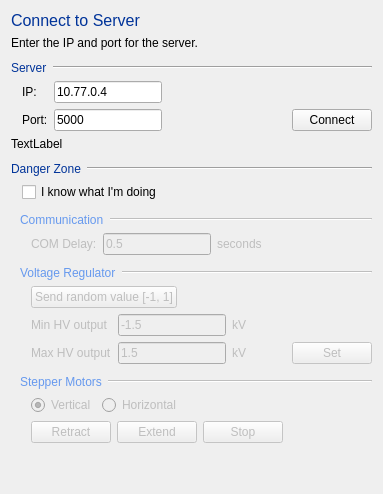
      <widget class="QWidget" name="tab_3">
       <attribute name="title">
        <string>Communication</string>
       </attribute>
       <layout class="QVBoxLayout" name="verticalLayout_12">
        <item>
         <widget class="QLabel" name="label_42">
          <property name="font">
           <font>
            <pointsize>12</pointsize>
           </font>
          </property>
          <property name="styleSheet">
           <string notr="true">::enabled {
color:#003399;
font-size:12pt;
}
::!enabled {
color: #6699EE;
font-size:12pt;
}</string>
          </property>
          <property name="frameShape">
           <enum>QFrame::NoFrame</enum>
          </property>
          <property name="text">
           <string>Connect to Server</string>
          </property>
         </widget>
        </item>
        <item>
         <widget class="QLabel" name="label_54">
          <property name="font">
           <font>
            <pointsize>9</pointsize>
           </font>
          </property>
          <property name="text">
           <string>Enter the IP and port for the server.</string>
          </property>
         </widget>
        </item>
        <item>
         <layout class="QHBoxLayout" name="horizontalLayout_12">
          <property name="topMargin">
           <number>5</number>
          </property>
          <item>
           <widget class="QLabel" name="label_25">
            <property name="sizePolicy">
             <sizepolicy hsizetype="Maximum" vsizetype="Preferred">
              <horstretch>0</horstretch>
              <verstretch>0</verstretch>
             </sizepolicy>
            </property>
            <property name="font">
             <font>
              <pointsize>9</pointsize>
             </font>
            </property>
            <property name="styleSheet">
             <string notr="true">::enabled {
color:#003399
}
::!enabled {
color: #6699EE;
}</string>
            </property>
            <property name="text">
             <string>Server</string>
            </property>
           </widget>
          </item>
          <item>
           <widget class="Line" name="line_10">
            <property name="orientation">
             <enum>Qt::Horizontal</enum>
            </property>
           </widget>
          </item>
         </layout>
        </item>
        <item>
         <layout class="QGridLayout" name="gridLayout_8">
          <property name="leftMargin">
           <number>11</number>
          </property>
          <item row="0" column="0">
           <widget class="QLabel" name="label_39">
            <property name="font">
             <font>
              <pointsize>9</pointsize>
             </font>
            </property>
            <property name="text">
             <string>IP:</string>
            </property>
           </widget>
          </item>
          <item row="0" column="1">
           <widget class="QLineEdit" name="txtIP">
            <property name="sizePolicy">
             <sizepolicy hsizetype="Minimum" vsizetype="Fixed">
              <horstretch>0</horstretch>
              <verstretch>0</verstretch>
             </sizepolicy>
            </property>
            <property name="font">
             <font>
              <pointsize>9</pointsize>
             </font>
            </property>
            <property name="inputMask">
             <string/>
            </property>
            <property name="text">
             <string>10.77.0.4</string>
            </property>
            <property name="alignment">
             <set>Qt::AlignLeading|Qt::AlignLeft|Qt::AlignVCenter</set>
            </property>
           </widget>
          </item>
          <item row="1" column="1">
           <widget class="QLineEdit" name="txtPort">
            <property name="sizePolicy">
             <sizepolicy hsizetype="Minimum" vsizetype="Fixed">
              <horstretch>0</horstretch>
              <verstretch>0</verstretch>
             </sizepolicy>
            </property>
            <property name="font">
             <font>
              <pointsize>9</pointsize>
             </font>
            </property>
            <property name="text">
             <string>5000</string>
            </property>
            <property name="alignment">
             <set>Qt::AlignLeading|Qt::AlignLeft|Qt::AlignVCenter</set>
            </property>
           </widget>
          </item>
          <item row="1" column="0">
           <widget class="QLabel" name="label_40">
            <property name="font">
             <font>
              <pointsize>9</pointsize>
             </font>
            </property>
            <property name="text">
             <string>Port:</string>
            </property>
           </widget>
          </item>
          <item row="1" column="3">
           <widget class="QPushButton" name="btnConnect">
            <property name="font">
             <font>
              <pointsize>9</pointsize>
             </font>
            </property>
            <property name="text">
             <string>Connect</string>
            </property>
           </widget>
          </item>
          <item row="1" column="2">
           <spacer name="horizontalSpacer_8">
            <property name="orientation">
             <enum>Qt::Horizontal</enum>
            </property>
            <property name="sizeType">
             <enum>QSizePolicy::MinimumExpanding</enum>
            </property>
            <property name="sizeHint" stdset="0">
             <size>
              <width>40</width>
              <height>20</height>
             </size>
            </property>
           </spacer>
          </item>
         </layout>
        </item>
        <item>
         <widget class="QLabel" name="lblServerMsg">
          <property name="font">
           <font>
            <pointsize>9</pointsize>
           </font>
          </property>
          <property name="text">
           <string>TextLabel</string>
          </property>
         </widget>
        </item>
        <item>
         <layout class="QHBoxLayout" name="horizontalLayout_23">
          <property name="topMargin">
           <number>5</number>
          </property>
          <item>
           <widget class="QLabel" name="label_38">
            <property name="sizePolicy">
             <sizepolicy hsizetype="Maximum" vsizetype="Preferred">
              <horstretch>0</horstretch>
              <verstretch>0</verstretch>
             </sizepolicy>
            </property>
            <property name="font">
             <font>
              <pointsize>9</pointsize>
             </font>
            </property>
            <property name="styleSheet">
             <string notr="true">::enabled {
color:#003399
}
::!enabled {
color: #6699EE;
}</string>
            </property>
            <property name="text">
             <string>Danger Zone</string>
            </property>
           </widget>
          </item>
          <item>
           <widget class="Line" name="line_11">
            <property name="orientation">
             <enum>Qt::Horizontal</enum>
            </property>
           </widget>
          </item>
         </layout>
        </item>
        <item>
         <layout class="QHBoxLayout" name="horizontalLayout_3">
          <property name="leftMargin">
           <number>11</number>
          </property>
          <item>
           <widget class="QCheckBox" name="chkDanger">
            <property name="font">
             <font>
              <pointsize>9</pointsize>
             </font>
            </property>
            <property name="text">
             <string>I know what I'm doing</string>
            </property>
           </widget>
          </item>
          <item>
           <spacer name="horizontalSpacer_4">
            <property name="orientation">
             <enum>Qt::Horizontal</enum>
            </property>
            <property name="sizeHint" stdset="0">
             <size>
              <width>40</width>
              <height>20</height>
             </size>
            </property>
           </spacer>
          </item>
         </layout>
        </item>
        <item>
         <widget class="QFrame" name="gbDanger">
          <property name="enabled">
           <bool>false</bool>
          </property>
          <property name="frameShape">
           <enum>QFrame::NoFrame</enum>
          </property>
          <property name="frameShadow">
           <enum>QFrame::Raised</enum>
          </property>
          <layout class="QVBoxLayout" name="verticalLayout_11">
           <property name="topMargin">
            <number>0</number>
           </property>
           <property name="rightMargin">
            <number>0</number>
           </property>
           <property name="bottomMargin">
            <number>0</number>
           </property>
           <item>
            <layout class="QHBoxLayout" name="horizontalLayout_24">
             <property name="topMargin">
              <number>5</number>
             </property>
             <item>
              <widget class="QLabel" name="label_41">
               <property name="sizePolicy">
                <sizepolicy hsizetype="Maximum" vsizetype="Preferred">
                 <horstretch>0</horstretch>
                 <verstretch>0</verstretch>
                </sizepolicy>
               </property>
               <property name="font">
                <font>
                 <pointsize>9</pointsize>
                </font>
               </property>
               <property name="styleSheet">
                <string notr="true">::enabled {
color:#003399
}
::!enabled {
color: #6699EE;
}</string>
               </property>
               <property name="text">
                <string>Communication</string>
               </property>
              </widget>
             </item>
             <item>
              <widget class="Line" name="line_12">
               <property name="orientation">
                <enum>Qt::Horizontal</enum>
               </property>
              </widget>
             </item>
            </layout>
           </item>
           <item>
            <layout class="QHBoxLayout" name="horizontalLayout_20">
             <property name="leftMargin">
              <number>11</number>
             </property>
             <item>
              <widget class="QLabel" name="lblScanComDelay">
               <property name="font">
                <font>
                 <pointsize>9</pointsize>
                </font>
               </property>
               <property name="text">
                <string>COM Delay:</string>
               </property>
              </widget>
             </item>
             <item>
              <widget class="QLineEdit" name="txtScanComDelay">
               <property name="sizePolicy">
                <sizepolicy hsizetype="Minimum" vsizetype="Fixed">
                 <horstretch>0</horstretch>
                 <verstretch>0</verstretch>
                </sizepolicy>
               </property>
               <property name="font">
                <font>
                 <pointsize>9</pointsize>
                </font>
               </property>
               <property name="text">
                <string>0.5</string>
               </property>
               <property name="alignment">
                <set>Qt::AlignLeading|Qt::AlignLeft|Qt::AlignVCenter</set>
               </property>
              </widget>
             </item>
             <item>
              <widget class="QLabel" name="lblScanComDelayUnit">
               <property name="font">
                <font>
                 <pointsize>9</pointsize>
                </font>
               </property>
               <property name="text">
                <string>seconds</string>
               </property>
              </widget>
             </item>
             <item>
              <spacer name="horizontalSpacer_7">
               <property name="orientation">
                <enum>Qt::Horizontal</enum>
               </property>
               <property name="sizeHint" stdset="0">
                <size>
                 <width>40</width>
                 <height>20</height>
                </size>
               </property>
              </spacer>
             </item>
            </layout>
           </item>
           <item>
            <layout class="QHBoxLayout" name="horizontalLayout_25">
             <property name="topMargin">
              <number>5</number>
             </property>
             <item>
              <widget class="QLabel" name="label_51">
               <property name="sizePolicy">
                <sizepolicy hsizetype="Maximum" vsizetype="Preferred">
                 <horstretch>0</horstretch>
                 <verstretch>0</verstretch>
                </sizepolicy>
               </property>
               <property name="font">
                <font>
                 <pointsize>9</pointsize>
                </font>
               </property>
               <property name="styleSheet">
                <string notr="true">::enabled {
color:#003399
}
::!enabled {
color: #6699EE;
}</string>
               </property>
               <property name="text">
                <string>Voltage Regulator</string>
               </property>
              </widget>
             </item>
             <item>
              <widget class="Line" name="line_13">
               <property name="orientation">
                <enum>Qt::Horizontal</enum>
               </property>
              </widget>
             </item>
            </layout>
           </item>
           <item>
            <layout class="QHBoxLayout" name="horizontalLayout_14">
             <property name="leftMargin">
              <number>11</number>
             </property>
             <item>
              <widget class="QPushButton" name="btnVregTest">
               <property name="font">
                <font>
                 <pointsize>9</pointsize>
                </font>
               </property>
               <property name="text">
                <string>Send random value [-1, 1]</string>
               </property>
              </widget>
             </item>
             <item>
              <spacer name="horizontalSpacer_13">
               <property name="orientation">
                <enum>Qt::Horizontal</enum>
               </property>
               <property name="sizeHint" stdset="0">
                <size>
                 <width>40</width>
                 <height>20</height>
                </size>
               </property>
              </spacer>
             </item>
            </layout>
           </item>
           <item>
            <layout class="QGridLayout" name="gridLayout_6">
             <property name="leftMargin">
              <number>11</number>
             </property>
             <item row="0" column="2">
              <widget class="QLabel" name="label_23">
               <property name="font">
                <font>
                 <pointsize>9</pointsize>
                </font>
               </property>
               <property name="text">
                <string>kV</string>
               </property>
              </widget>
             </item>
             <item row="0" column="0">
              <widget class="QLabel" name="label_21">
               <property name="font">
                <font>
                 <pointsize>9</pointsize>
                </font>
               </property>
               <property name="text">
                <string>Min HV output</string>
               </property>
              </widget>
             </item>
             <item row="1" column="0">
              <widget class="QLabel" name="label_22">
               <property name="font">
                <font>
                 <pointsize>9</pointsize>
                </font>
               </property>
               <property name="text">
                <string>Max HV output</string>
               </property>
              </widget>
             </item>
             <item row="0" column="1">
              <widget class="QLineEdit" name="txtVregMin">
               <property name="sizePolicy">
                <sizepolicy hsizetype="Minimum" vsizetype="Fixed">
                 <horstretch>0</horstretch>
                 <verstretch>0</verstretch>
                </sizepolicy>
               </property>
               <property name="font">
                <font>
                 <pointsize>9</pointsize>
                </font>
               </property>
               <property name="styleSheet">
                <string notr="true"/>
               </property>
               <property name="text">
                <string>-1.5</string>
               </property>
               <property name="alignment">
                <set>Qt::AlignLeading|Qt::AlignLeft|Qt::AlignVCenter</set>
               </property>
              </widget>
             </item>
             <item row="1" column="1">
              <widget class="QLineEdit" name="txtVregMax">
               <property name="sizePolicy">
                <sizepolicy hsizetype="Minimum" vsizetype="Fixed">
                 <horstretch>0</horstretch>
                 <verstretch>0</verstretch>
                </sizepolicy>
               </property>
               <property name="font">
                <font>
                 <pointsize>9</pointsize>
                </font>
               </property>
               <property name="text">
                <string>1.5</string>
               </property>
               <property name="alignment">
                <set>Qt::AlignLeading|Qt::AlignLeft|Qt::AlignVCenter</set>
               </property>
              </widget>
             </item>
             <item row="1" column="2">
              <widget class="QLabel" name="label_24">
               <property name="font">
                <font>
                 <pointsize>9</pointsize>
                </font>
               </property>
               <property name="text">
                <string>kV</string>
               </property>
              </widget>
             </item>
             <item row="1" column="4">
              <widget class="QPushButton" name="btnSetVregLimits">
               <property name="sizePolicy">
                <sizepolicy hsizetype="Minimum" vsizetype="Fixed">
                 <horstretch>0</horstretch>
                 <verstretch>0</verstretch>
                </sizepolicy>
               </property>
               <property name="font">
                <font>
                 <pointsize>9</pointsize>
                </font>
               </property>
               <property name="text">
                <string>Set</string>
               </property>
              </widget>
             </item>
             <item row="1" column="3">
              <spacer name="horizontalSpacer_9">
               <property name="orientation">
                <enum>Qt::Horizontal</enum>
               </property>
               <property name="sizeType">
                <enum>QSizePolicy::MinimumExpanding</enum>
               </property>
               <property name="sizeHint" stdset="0">
                <size>
                 <width>40</width>
                 <height>20</height>
                </size>
               </property>
              </spacer>
             </item>
            </layout>
           </item>
           <item>
            <layout class="QHBoxLayout" name="horizontalLayout_26">
             <property name="topMargin">
              <number>5</number>
             </property>
             <item>
              <widget class="QLabel" name="label_53">
               <property name="sizePolicy">
                <sizepolicy hsizetype="Maximum" vsizetype="Preferred">
                 <horstretch>0</horstretch>
                 <verstretch>0</verstretch>
                </sizepolicy>
               </property>
               <property name="font">
                <font>
                 <pointsize>9</pointsize>
                </font>
               </property>
               <property name="styleSheet">
                <string notr="true">::enabled {
color:#003399
}
::!enabled {
color: #6699EE;
}</string>
               </property>
               <property name="text">
                <string>Stepper Motors</string>
               </property>
              </widget>
             </item>
             <item>
              <widget class="Line" name="line_14">
               <property name="orientation">
                <enum>Qt::Horizontal</enum>
               </property>
              </widget>
             </item>
            </layout>
           </item>
           <item>
            <layout class="QHBoxLayout" name="horizontalLayout_13">
             <property name="leftMargin">
              <number>11</number>
             </property>
             <item>
              <widget class="QRadioButton" name="rbVMove">
               <property name="font">
                <font>
                 <pointsize>9</pointsize>
                </font>
               </property>
               <property name="text">
                <string>Vertical</string>
               </property>
               <property name="checked">
                <bool>true</bool>
               </property>
              </widget>
             </item>
             <item>
              <widget class="QRadioButton" name="rbHMove">
               <property name="font">
                <font>
                 <pointsize>9</pointsize>
                </font>
               </property>
               <property name="text">
                <string>Horizontal</string>
               </property>
              </widget>
             </item>
             <item>
              <spacer name="horizontalSpacer_12">
               <property name="orientation">
                <enum>Qt::Horizontal</enum>
               </property>
               <property name="sizeHint" stdset="0">
                <size>
                 <width>40</width>
                 <height>20</height>
                </size>
               </property>
              </spacer>
             </item>
            </layout>
           </item>
           <item>
            <layout class="QHBoxLayout" name="horizontalLayout_27">
             <property name="leftMargin">
              <number>11</number>
             </property>
             <item>
              <widget class="QPushButton" name="btnRetract">
               <property name="font">
                <font>
                 <pointsize>9</pointsize>
                </font>
               </property>
               <property name="text">
                <string>Retract</string>
               </property>
              </widget>
             </item>
             <item>
              <widget class="QPushButton" name="btnExtend">
               <property name="font">
                <font>
                 <pointsize>9</pointsize>
                </font>
               </property>
               <property name="text">
                <string>Extend</string>
               </property>
              </widget>
             </item>
             <item>
              <widget class="QPushButton" name="btnStop">
               <property name="font">
                <font>
                 <pointsize>9</pointsize>
                </font>
               </property>
               <property name="text">
                <string>Stop</string>
               </property>
              </widget>
             </item>
             <item>
              <spacer name="horizontalSpacer_11">
               <property name="orientation">
                <enum>Qt::Horizontal</enum>
               </property>
               <property name="sizeHint" stdset="0">
                <size>
                 <width>40</width>
                 <height>20</height>
                </size>
               </property>
              </spacer>
             </item>
            </layout>
           </item>
          </layout>
         </widget>
        </item>
        <item>
         <spacer name="verticalSpacer_7">
          <property name="orientation">
           <enum>Qt::Vertical</enum>
          </property>
          <property name="sizeHint" stdset="0">
           <size>
            <width>20</width>
            <height>40</height>
           </size>
          </property>
         </spacer>
        </item>
       </layout>
      </widget>
